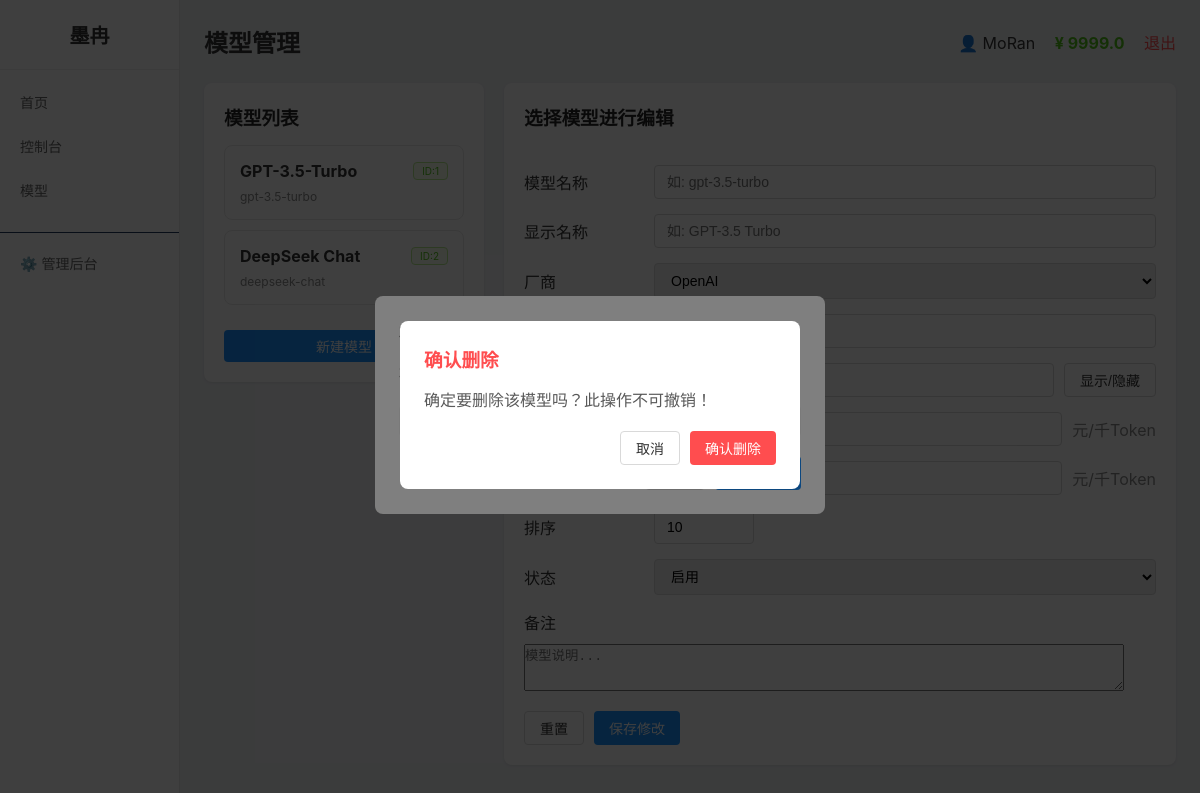
The page /admin/models (signed in) on the database its author committed.
### tables this page shows
CREATE TABLE users
                 (id INTEGER PRIMARY KEY AUTOINCREMENT,
                  username TEXT UNIQUE NOT NULL,
                  password TEXT NOT NULL,
                  balance REAL DEFAULT 0,
                  is_admin INTEGER DEFAULT 0,
                  status INTEGER DEFAULT 1,
                  created_at TEXT);

CREATE TABLE models
                 (id INTEGER PRIMARY KEY AUTOINCREMENT,
                  name TEXT UNIQUE NOT NULL,
                  display_name TEXT,
                  base_url TEXT NOT NULL,
                  api_key TEXT NOT NULL,
                  input_price REAL NOT NULL,
                  output_price REAL NOT NULL,
                  status INTEGER DEFAULT 1,
                  sort INTEGER DEFAULT 0);

### app.py (the view)
@app.route('/admin/models')
@login_required
@admin_required
def admin_models():
    user = get_user()
    conn = get_db()
    if USE_POSTGRES:
        models = fetch_all(conn, "SELECT * FROM models ORDER BY sort ASC")
    else:
        models = fetch_all(conn, "SELECT * FROM models ORDER BY sort ASC")
    conn.close()
    return render_template('admin_models.html',
                           page_title='模型管理',
                           user=user,
                           menu_items=MENU_ITEMS,
                           active_menu='admin',
                           models=models)

### app.py (called while the page is built)
def get_db():
    if USE_POSTGRES:
        if not PSYCOPG2_AVAILABLE:
            raise RuntimeError("PostgreSQL 数据库需要 psycopg2 库，请安装: pip install psycopg2-binary")
        conn = psycopg2.connect(DATABASE_URL)
        conn.autocommit = False
        return conn
    else:
        import sqlite3
        db_path = os.environ.get('DATABASE_PATH', os.path.join(os.path.dirname(os.path.abspath(__file__)), 'platform.db'))
        conn = sqlite3.connect(db_path)
        conn.row_factory = sqlite3.Row
        return conn

def get_user():
    if 'user_id' not in session:
        return None
    conn = get_db()
    if USE_POSTGRES:
        cursor = conn.cursor(cursor_factory=RealDictCursor)
        cursor.execute("SELECT * FROM users WHERE id = %s", (session['user_id'],))
        user = cursor.fetchone()
        cursor.close()
    else:
        cursor = conn.cursor()
        cursor.execute("SELECT * FROM users WHERE id = ?", (session['user_id'],))
        row = cursor.fetchone()
        cursor.close()
        if row:
            columns = [desc[0] for desc in cursor.description]
            user = dict(zip(columns, row))
        else:
            user = None
    conn.close()
    return user

def login_required(f):
    @wraps(f)
    def decorated_function(*args, **kwargs):
        if 'user_id' not in session:
            return redirect('/login')
        return f(*args, **kwargs)
    return decorated_function

def admin_required(f):
    @wraps(f)
    def decorated_function(*args, **kwargs):
        if session.get('is_admin', 0) != 1:
            abort(403)
        return f(*args, **kwargs)
    return decorated_function

def fetch_all(conn, query, params=None):
    if USE_POSTGRES:
        cursor = conn.cursor(cursor_factory=RealDictCursor)
        cursor.execute(query, params or ())
        results = cursor.fetchall()
        cursor.close()
        return results
    else:
        cursor = conn.cursor()
        cursor.execute(query, params or ())
        rows = cursor.fetchall()
        columns = [desc[0] for desc in cursor.description]
        results = [dict(zip(columns, row)) for row in rows]
        cursor.close()
        return results

### templates/admin_models.html (shortened to what this page needs)
{% extends "base.html" %}
{% block content %}
<div style="display:flex;gap:20px">
    <div style="width:280px;flex-shrink:0">
        <div class="card">
            <h3>模型列表</h3>
            <div style="max-height:500px;overflow-y:auto">
                {% for m in models %}
                <div class="model-card" data-model-id="{{ m.id }}" onclick="selectModel({{ m.id }})" style="cursor:pointer">
                    <div class="model-header">
                        <span class="model-name">{{ m.display_name or m.name }}</span>
                        <span class="tag tag-green" style="font-size:10px">ID:{{ m.id }}</span>
                    </div>
                    <div style="font-size:12px;color:#8c8c8c">{{ m.name }}</div>
                </div>
                {% else %}
                <p style="color:#8c8c8c;text-align:center;padding:20px">暂无模型</p>
                {% endfor %}
            </div>
            <button class="btn btn-primary" style="width:100%;margin-top:15px" onclick="createNewModel()">新建模型</button>
        </div>
    </div>
    <div style="flex:1">
        <div class="card" id="editForm">
            <div style="display:flex;justify-content:space-between;align-items:center;margin-bottom:20px">
                <h3 id="formTitle">选择模型进行编辑</h3>
            </div>
            <form id="modelForm" method="post" onsubmit="submitForm(event)">
                <div class="form-row">
                    <label style="width:120px">模型名称</label>
                    <input id="modelName" name="name" type="text" placeholder="如: gpt-3.5-turbo" style="flex:1" required>
                </div>
                <div class="form-row">
                    <label style="width:120px">显示名称</label>
                    <input id="displayName" name="display_name" type="text" placeholder="如: GPT-3.5 Turbo" style="flex:1">
                </div>
                <div class="form-row">
                    <label style="width:120px">厂商</label>
                    <select id="provider" name="provider" style="flex:1">
                        <option value="openai">OpenAI</option>
                    </select>
                </div>
                <div class="form-row">
                    <label style="width:120px">API 地址</label>
                    <input id="baseUrl" name="base_url" type="text" placeholder="https://api.example.com" style="flex:1" required>
                </div>
                <div class="form-row">
                    <label style="width:120px">API Key</label>
                    <input id="apiKey" name="api_key" type="text" placeholder="sk-xxxxxxxxxx" style="flex:1">
                    <button type="button" class="btn btn-default" onclick="toggleApiKey()">显示/隐藏</button>
                </div>
                <div class="form-row">
                    <label style="width:120px">输入价格</label>
                    <input id="inputPrice" name="input_price" type="number" step="0.0001" min="0" placeholder="0.0015" style="flex:1" required>
                    <span style="color:#8c8c8c">元/千Token</span>
                </div>
                <div class="form-row">
                    <label style="width:120px">输出价格</label>
                    <input id="outputPrice" name="output_price" type="number" step="0.0001" min="0" placeholder="0.002" style="flex:1" required>
                    <span style="color:#8c8c8c">元/千Token</span>
                </div>
                <div class="form-row">
                    <label style="width:120px">排序</label>
                    <input id="sortOrder" name="sort" type="number" min="0" value="10" style="width:100px">
                </div>
                <div class="form-row">
                    <label style="width:120px">状态</label>
                    <select id="status" name="status" style="flex:1">
                        <option value="1">启用</option>
                    </select>
                </div>
                <div class="form-row" style="flex-direction:column;align-items:flex-start">
                    <label style="width:120px">备注</label>
                    <textarea id="remark" name="remark" placeholder="模型说明..." rows="3" style="width:100%;max-width:600px"></textarea>
                </div>
                <div style="display:flex;gap:10px;margin-top:20px">
                    <button type="button" class="btn btn-default" onclick="resetForm()">重置</button>
                    <button type="button" class="btn btn-primary" onclick="showConfirmModal()">保存修改</button>
                </div>
            </form>
        </div>
    </div>
</div>
<div id="confirmModal" style="display:none;position:fixed;top:0;left:0;right:0;bottom:0;background:rgba(0,0,0,0.5);display:flex;align-items:center;justify-content:center;z-index:1000">
    <div style="background:white;border-radius:8px;padding:24px;max-width:450px;width:90%">
        <h3 style="margin-bottom:15px">确认保存</h3>
        <p style="color:#595959;margin-bottom:20px" id="confirmMessage">确定要保存对模型的修改吗？</p>
        <div style="display:flex;justify-content:flex-end;gap:10px">
            <button class="btn btn-default" onclick="hideConfirmModal()">取消</button>
            <button class="btn btn-primary" onclick="confirmSave()">确认保存</button>
        </div>
    </div>
</div>
<div id="deleteModal" style="display:none;position:fixed;top:0;left:0;right:0;bottom:0;background:rgba(0,0,0,0.5);display:flex;align-items:center;justify-content:center;z-index:1000">
    <div style="background:white;border-radius:8px;padding:24px;max-width:400px;width:90%">
        <h3 style="margin-bottom:15px;color:#ff4d4f">确认删除</h3>
        <p style="color:#595959;margin-bottom:20px">确定要删除该模型吗？此操作不可撤销！</p>
        <div style="display:flex;justify-content:flex-end;gap:10px">
            <button class="btn btn-default" onclick="hideDeleteModal()">取消</button>
            <button class="btn btn-danger" onclick="confirmDelete()">确认删除</button>
        </div>
    </div>
</div>
{% endblock %}

### templates/base.html (shortened to what this page needs)
<!DOCTYPE html>
<html>
<head>
</head>
<body>
    <div class="layout">
        <div class="sidebar">
            <h2>墨冉</h2>
            {% for key, name, url in menu_items %}
                <a href="{{ url }}" class="menu-item {{ 'active' if active_menu == key else '' }}">{{ name }}</a>
            {% endfor %}
            {% if user and user.is_admin %}
                <a href="/admin" class="menu-item" style="margin-top:20px;border-top:1px solid #1f3a5f;padding-top:20px">⚙️ 管理后台</a>
            {% endif %}
        </div>
        <div class="main">
            <div class="header">
                <h2>{{ page_title }}</h2>
                <div>
                    <span>👤 {{ user.username if user else '未登录' }}</span>
                <span style="margin-left:15px;color:#52c41a;font-weight:bold">¥ {{ (user.balance|round(2)) if user else 0 }}</span>
                    <a href="/logout" class="logout">退出</a>
                </div>
            </div>
            {% block content %}{% endblock %}
        </div>
    </div>
</body>
</html>

### templates/base.html (style rules this page uses)
* { margin:0;padding:0;box-sizing:border-box }
body { font-family:-apple-system,BlinkMacSystemFont,'Segoe UI',Roboto,sans-serif;background:#f0f2f5;min-height:100vh;color:#333 }
.layout { display:flex;min-height:100vh }
.sidebar { width:180px;background:#ffffff;border-right:1px solid #e8e8e8;padding:20px 0;flex-shrink:0 }
.sidebar h2 { text-align:center;padding:0 20px 20px;border-bottom:1px solid #f0f0f0;margin-bottom:10px;color:#333;font-size:20px }
.menu-item { display:block;padding:12px 20px;color:#666;text-decoration:none;transition:all 0.2s;font-size:14px }
.main { flex:1;padding:24px;overflow-y:auto }
.header { display:flex;justify-content:space-between;align-items:center;margin-bottom:24px }
.card { background:white;border-radius:8px;padding:20px;box-shadow:0 1px 3px rgba(0,0,0,0.08);margin-bottom:20px }
.card h3 { margin-bottom:15px;color:#262626 }
.btn { padding:6px 15px;border-radius:4px;border:none;cursor:pointer;font-size:14px;display:inline-block;text-decoration:none }
.btn-primary { background:#1890ff;color:white }
.btn-danger { background:#ff4d4f;color:white }
.btn-default { background:#fff;border:1px solid #d9d9d9;color:#333 }
input,select { padding:8px 12px;border:1px solid #d9d9d9;border-radius:4px;font-size:14px;outline:none }
.form-row { display:flex;gap:10px;margin-bottom:15px;align-items:center }
.tag { display:inline-block;padding:2px 8px;border-radius:4px;font-size:12px }
.tag-green { background:#f6ffed;color:#52c41a;border:1px solid #b7eb8f }
.logout { color:#ff4d4f;text-decoration:none;margin-left:15px }
.model-card { border:1px solid #e8e8e8;border-radius:8px;padding:15px;margin-bottom:10px;transition:all 0.2s }
.model-header { display:flex;justify-content:space-between;align-items:center;margin-bottom:8px }
.model-name { font-weight:bold;font-size:16px }

### rows shown on the page
users: username "MoRan", balance "9999.0"
models: display_name "GPT-3.5-Turbo", id "1", name "gpt-3.5-turbo"
models: display_name "DeepSeek Chat", id "2", name "deepseek-chat"

### other values the page prints
{{ name }} "首页" "控制台" "模型"
{{ page_title }} "模型管理"
